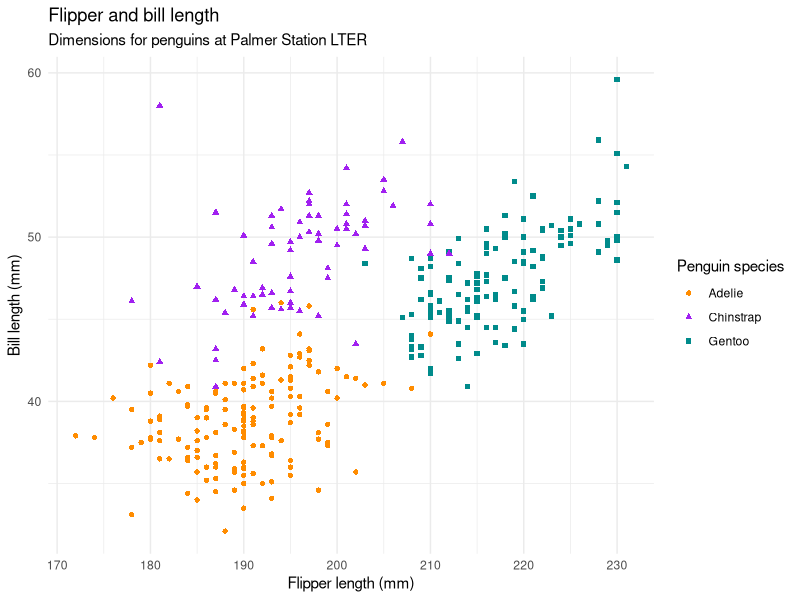
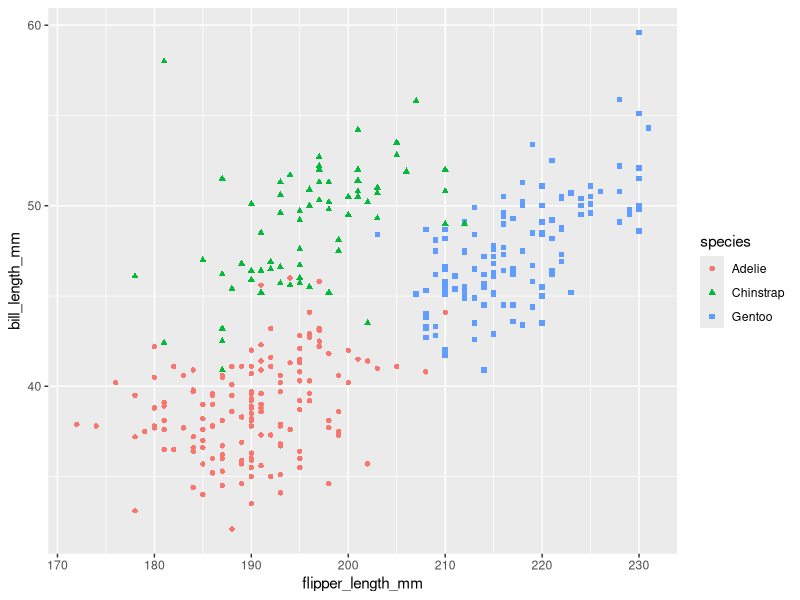
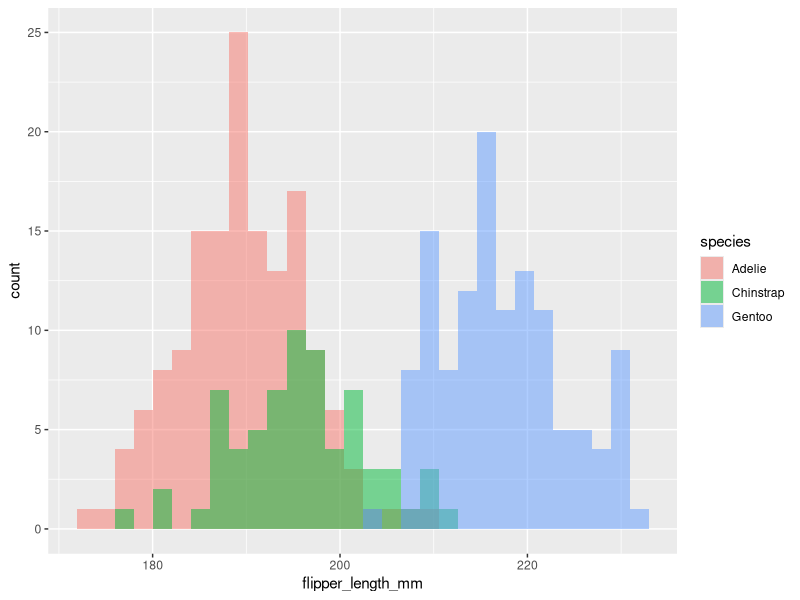

Source code (R) for these figures, in order:
## ---- chunk 1
#| label: load-packages
#| include: false

library(tidyverse)
library(palmerpenguins)
## ---- chunk 2
#| label: plot-penguins
#| warning: false
#| echo: false
#| fig.alt: "Scatterplot with flipper length in millimeters on
#|  the x-axis, bill length in millimeters on the y-axis, colored
#|  by species, showing a slightly positive relationship with
#|  Chinstrap penguins having higher bill length but lower body
#|  mass, Adelie with low bill length and low body mass, and
#|  Gentoo with high body mass and high bill length."

ggplot(penguins, 
       aes(x = flipper_length_mm, y = bill_length_mm)) +
  geom_point(aes(color = species, shape = species)) +
  scale_color_manual(values = c("darkorange","purple","cyan4")) +
  labs(
    title = "Flipper and bill length",
    subtitle = "Dimensions for penguins at Palmer Station LTER",
    x = "Flipper length (mm)", y = "Bill length (mm)",
    color = "Penguin species", shape = "Penguin species"
  ) +
  theme_minimal()
## ---- chunk 3
#| layout-ncol: 2
#| warning: false

ggplot(penguins, 
       aes(x = flipper_length_mm, y = bill_length_mm)) +
  geom_point(aes(color = species, shape = species))

ggplot(data = penguins, aes(x = flipper_length_mm)) +
  geom_histogram(aes(fill = species), 
                 alpha = 0.5, 
                 position = "identity")

## ---- chunk 4
1 + 1
## ---- chunk 5
#| echo: false
2 * 2
